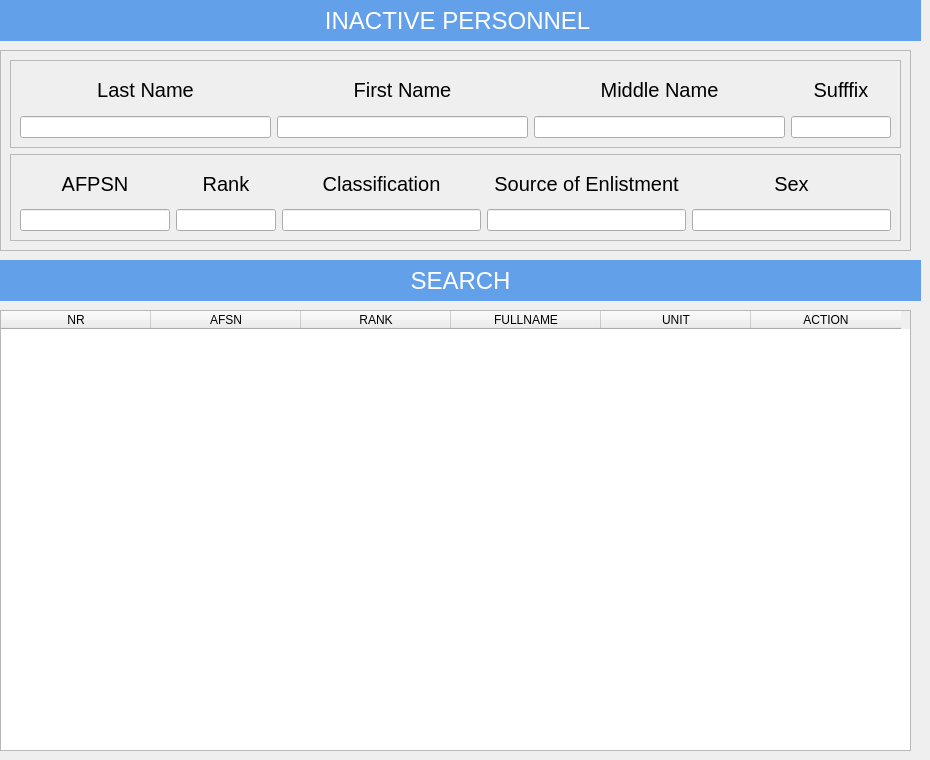
       <widget class="QWidget" name="Inactive_personnel_page">
        <widget class="QLabel" name="label_33">
         <property name="geometry">
          <rect>
           <x>0</x>
           <y>0</y>
           <width>921</width>
           <height>41</height>
          </rect>
         </property>
         <property name="font">
          <font>
           <pointsize>18</pointsize>
          </font>
         </property>
         <property name="layoutDirection">
          <enum>Qt::LeftToRight</enum>
         </property>
         <property name="styleSheet">
          <string notr="true">color:white;
background-color: rgb(98, 160, 234);</string>
         </property>
         <property name="text">
          <string>INACTIVE PERSONNEL </string>
         </property>
         <property name="alignment">
          <set>Qt::AlignCenter</set>
         </property>
        </widget>
        <widget class="QFrame" name="frame_5">
         <property name="geometry">
          <rect>
           <x>0</x>
           <y>50</y>
           <width>911</width>
           <height>201</height>
          </rect>
         </property>
         <property name="frameShape">
          <enum>QFrame::StyledPanel</enum>
         </property>
         <property name="frameShadow">
          <enum>QFrame::Raised</enum>
         </property>
         <layout class="QVBoxLayout" name="verticalLayout_10">
          <item>
           <widget class="QFrame" name="frame_8">
            <property name="frameShape">
             <enum>QFrame::StyledPanel</enum>
            </property>
            <property name="frameShadow">
             <enum>QFrame::Raised</enum>
            </property>
            <layout class="QGridLayout" name="gridLayout_5">
             <item row="1" column="1">
              <widget class="QLineEdit" name="lineEdit_19"/>
             </item>
             <item row="1" column="2">
              <widget class="QLineEdit" name="lineEdit_20"/>
             </item>
             <item row="0" column="2">
              <widget class="QLabel" name="label_34">
               <property name="font">
                <font>
                 <pointsize>15</pointsize>
                </font>
               </property>
               <property name="styleSheet">
                <string notr="true">color:black</string>
               </property>
               <property name="text">
                <string>Middle Name</string>
               </property>
               <property name="alignment">
                <set>Qt::AlignCenter</set>
               </property>
              </widget>
             </item>
             <item row="1" column="0">
              <widget class="QLineEdit" name="lineEdit_21"/>
             </item>
             <item row="1" column="3">
              <widget class="QLineEdit" name="lineEdit_22">
               <property name="maximumSize">
                <size>
                 <width>100</width>
                 <height>16777215</height>
                </size>
               </property>
              </widget>
             </item>
             <item row="0" column="0">
              <widget class="QLabel" name="label_35">
               <property name="font">
                <font>
                 <pointsize>15</pointsize>
                </font>
               </property>
               <property name="styleSheet">
                <string notr="true">color:black</string>
               </property>
               <property name="text">
                <string>Last Name</string>
               </property>
               <property name="alignment">
                <set>Qt::AlignCenter</set>
               </property>
              </widget>
             </item>
             <item row="0" column="3">
              <widget class="QLabel" name="label_36">
               <property name="font">
                <font>
                 <pointsize>15</pointsize>
                </font>
               </property>
               <property name="styleSheet">
                <string notr="true"/>
               </property>
               <property name="text">
                <string>Sufffix</string>
               </property>
               <property name="alignment">
                <set>Qt::AlignCenter</set>
               </property>
              </widget>
             </item>
             <item row="0" column="1">
              <widget class="QLabel" name="label_37">
               <property name="font">
                <font>
                 <pointsize>15</pointsize>
                </font>
               </property>
               <property name="styleSheet">
                <string notr="true">color:black</string>
               </property>
               <property name="text">
                <string>First Name</string>
               </property>
               <property name="alignment">
                <set>Qt::AlignCenter</set>
               </property>
              </widget>
             </item>
            </layout>
           </widget>
          </item>
          <item>
           <widget class="QFrame" name="frame_9">
            <property name="frameShape">
             <enum>QFrame::StyledPanel</enum>
            </property>
            <property name="frameShadow">
             <enum>QFrame::Raised</enum>
            </property>
            <layout class="QGridLayout" name="gridLayout_6">
             <item row="3" column="1">
              <widget class="QLineEdit" name="lineEdit_23">
               <property name="maximumSize">
                <size>
                 <width>100</width>
                 <height>16777215</height>
                </size>
               </property>
              </widget>
             </item>
             <item row="0" column="0">
              <widget class="QLabel" name="label_38">
               <property name="font">
                <font>
                 <pointsize>15</pointsize>
                </font>
               </property>
               <property name="styleSheet">
                <string notr="true">color:black</string>
               </property>
               <property name="text">
                <string>AFPSN</string>
               </property>
               <property name="alignment">
                <set>Qt::AlignCenter</set>
               </property>
              </widget>
             </item>
             <item row="3" column="3">
              <widget class="QLineEdit" name="lineEdit_24"/>
             </item>
             <item row="3" column="4">
              <widget class="QLineEdit" name="lineEdit_25"/>
             </item>
             <item row="3" column="0">
              <widget class="QLineEdit" name="lineEdit_26">
               <property name="maximumSize">
                <size>
                 <width>150</width>
                 <height>16777215</height>
                </size>
               </property>
              </widget>
             </item>
             <item row="3" column="2">
              <widget class="QLineEdit" name="lineEdit_27"/>
             </item>
             <item row="0" column="4">
              <widget class="QLabel" name="label_39">
               <property name="font">
                <font>
                 <pointsize>15</pointsize>
                </font>
               </property>
               <property name="styleSheet">
                <string notr="true">color:black</string>
               </property>
               <property name="text">
                <string>Sex</string>
               </property>
               <property name="alignment">
                <set>Qt::AlignCenter</set>
               </property>
              </widget>
             </item>
             <item row="0" column="3">
              <widget class="QLabel" name="label_40">
               <property name="font">
                <font>
                 <pointsize>15</pointsize>
                </font>
               </property>
               <property name="styleSheet">
                <string notr="true">color:black</string>
               </property>
               <property name="text">
                <string>Source of Enlistment</string>
               </property>
               <property name="alignment">
                <set>Qt::AlignCenter</set>
               </property>
              </widget>
             </item>
             <item row="0" column="1">
              <widget class="QLabel" name="label_41">
               <property name="font">
                <font>
                 <pointsize>15</pointsize>
                </font>
               </property>
               <property name="styleSheet">
                <string notr="true">color:black</string>
               </property>
               <property name="text">
                <string>Rank</string>
               </property>
               <property name="alignment">
                <set>Qt::AlignCenter</set>
               </property>
              </widget>
             </item>
             <item row="0" column="2">
              <widget class="QLabel" name="label_42">
               <property name="font">
                <font>
                 <pointsize>15</pointsize>
                </font>
               </property>
               <property name="styleSheet">
                <string notr="true">color:black</string>
               </property>
               <property name="text">
                <string>Classification</string>
               </property>
               <property name="alignment">
                <set>Qt::AlignCenter</set>
               </property>
              </widget>
             </item>
            </layout>
           </widget>
          </item>
         </layout>
        </widget>
        <widget class="QLabel" name="label_43">
         <property name="geometry">
          <rect>
           <x>0</x>
           <y>260</y>
           <width>921</width>
           <height>41</height>
          </rect>
         </property>
         <property name="font">
          <font>
           <pointsize>18</pointsize>
          </font>
         </property>
         <property name="styleSheet">
          <string notr="true">background-color: rgb(98, 160, 234);

color:white;</string>
         </property>
         <property name="text">
          <string>SEARCH</string>
         </property>
         <property name="alignment">
          <set>Qt::AlignCenter</set>
         </property>
        </widget>
        <widget class="QTableWidget" name="tableWidget">
         <property name="geometry">
          <rect>
           <x>0</x>
           <y>310</y>
           <width>911</width>
           <height>441</height>
          </rect>
         </property>
         <attribute name="horizontalHeaderDefaultSectionSize">
          <number>150</number>
         </attribute>
         <column>
          <property name="text">
           <string>NR</string>
          </property>
         </column>
         <column>
          <property name="text">
           <string>AFSN</string>
          </property>
         </column>
         <column>
          <property name="text">
           <string>RANK</string>
          </property>
         </column>
         <column>
          <property name="text">
           <string>FULLNAME</string>
          </property>
         </column>
         <column>
          <property name="text">
           <string>UNIT</string>
          </property>
         </column>
         <column>
          <property name="text">
           <string>ACTION</string>
          </property>
         </column>
        </widget>
       </widget>
